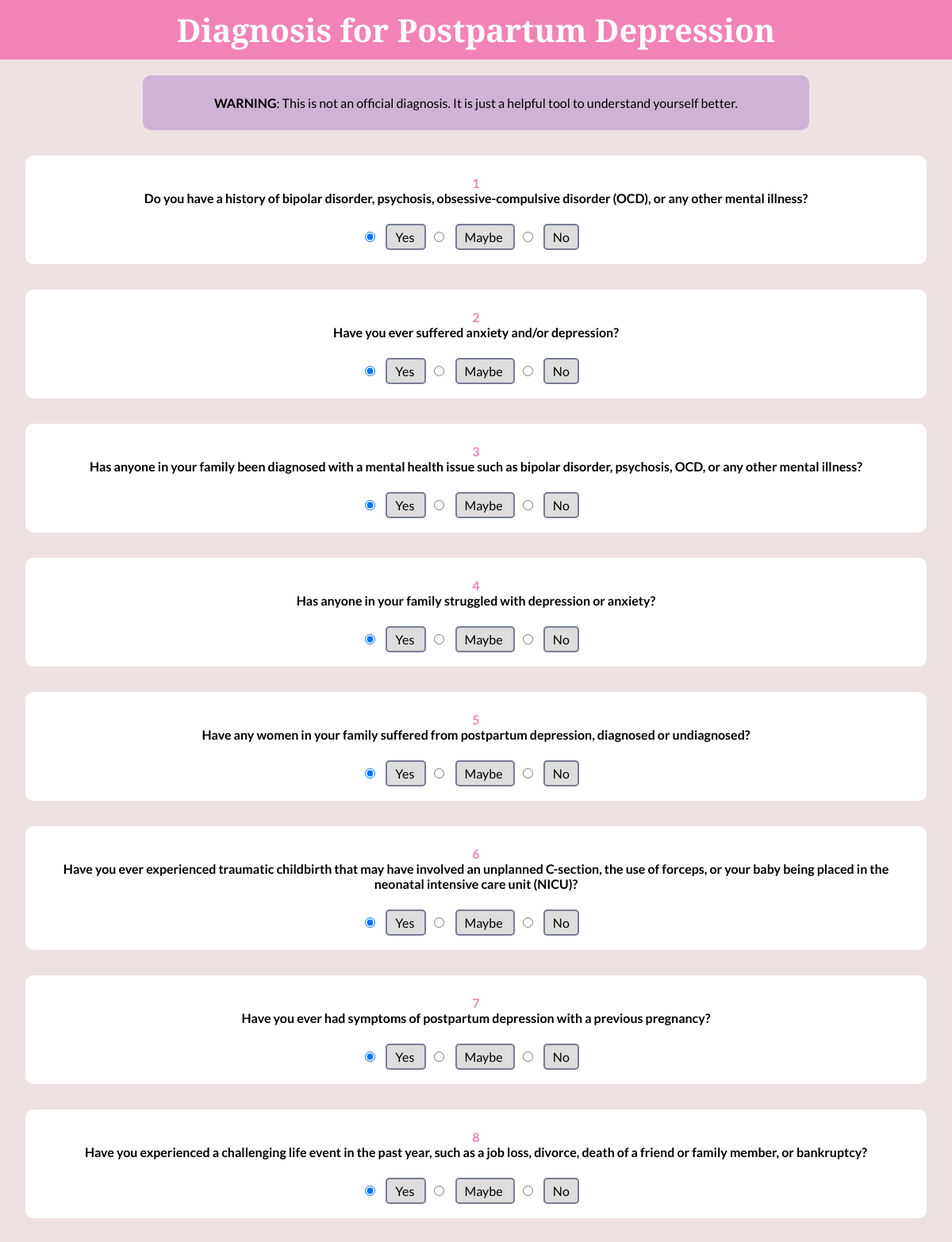
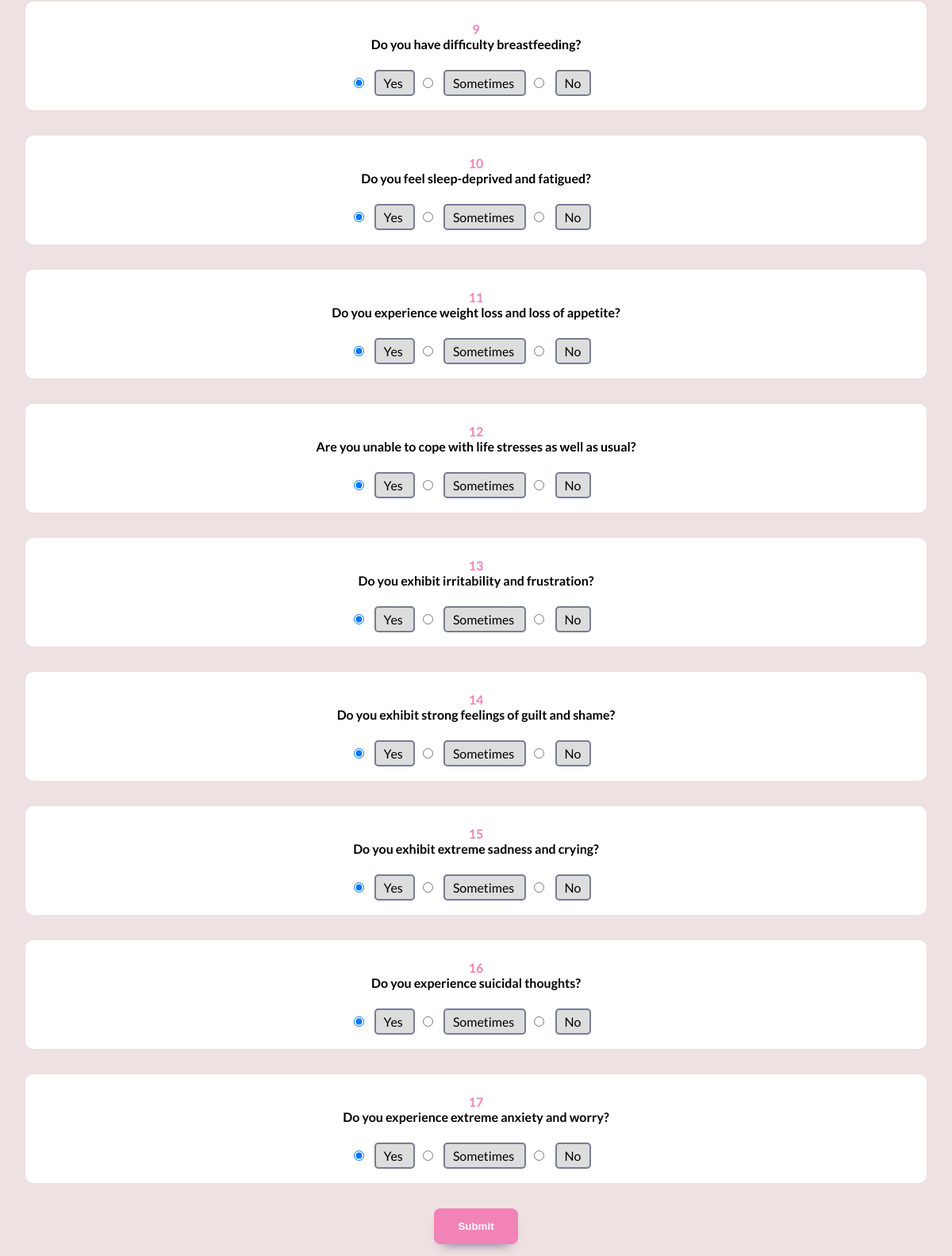
The page /diagnosis on the database its author committed (2 pictures, top to bottom).
### api/models.py (models this page shows, shortened)
class QuesModel(models.Model):
    qno = models.IntegerField(unique=True, null=True)
    question = models.CharField(max_length=200,null=True)
    op1 = models.CharField(max_length=200,null=True)
    op2 = models.CharField(max_length=200,null=True)
    op3 = models.CharField(max_length=200,null=True)

### api/views.py (the view)
# urls.py: path('diagnosis', quiz, name="quiz"),
def quiz(request):
    if request.method == 'POST':
        questions = QuesModel.objects.all()
        score = 0
        for q in questions:
            if "option1" == request.POST.get(q.question):
                score += 2
            elif "option2" == request.POST.get(q.question):
                score += 1
            else:
                score += 0
        result = ""
        if score > 25:
            result = "You might have a severe case of Postpartum depression. We strongly recommend you to get an official diagnosis as soon as possible."
        elif score > 10:
            result = "You might have Postpartum depression. We recommend you to get an official diagnosis."
        else:
            result = "You might not have Postpartum depression. However, if you feel like we made a mistake we recommend you to get an official diagnosis."
        context = {
            'result': result
        }
        return render(request,'quiz/results.html', context)
    else:
        questions = QuesModel.objects.all()
        context = {
            'questions':questions
        }
        return render(request,'quiz/quiz.html', context)

### frontend/templates/quiz/quiz.html (shortened to what this page needs)
<!DOCTYPE html>
<html lang="en" dir="ltr">
  <head>
    {% load static %}
    <link rel="stylesheet" type="text/css" href="{% static 'css/quiz.css' %}" />
  </head>
  <body>
    <div class="header">Diagnosis for Postpartum Depression</div>
    <div class="container">
      <div class="warning">
        <b>WARNING</b>: This is not an official diagnosis. It is just a helpful tool to understand yourself better.
      </div>
      <form method="POST">
        {% csrf_token %} {% for q in questions %}
        <div class="card">
          <div class="question">
            <div class="number">{{q.qno}}</div>
            {{q.question}}
          </div>
          <div class="options">
            <input
              type="radio"
              name="{{q.question}}"
              id="{{q.question}}1"
              value="option1"
              checked
              required
            />
            <label class="box" for="{{q.question}}1"> {{q.op1}} </label>
              <input
                type="radio"
                name="{{q.question}}"
                id="{{q.question}}2"
                value="option2"
              />
              <label class="box" for="{{q.question}}2"> {{q.op2}} </label>
              <input
                type="radio"
                name="{{q.question}}"
                id="{{q.question}}3"
                value="option3"
              />
              <label class="box for="{{q.question}}3"> {{q.op3}} </label>
          </div>
        </div>
        {% endfor %}
        <button type="submit" class="submit">Submit</button>
      </form>
    </div>
  </body>
</html>

### frontend/static/css/quiz.css (style rules this page uses)
* { margin: 0; padding: 0; box-sizing: border-box; }
body { background-color: #eee1e1; align-items: center; justify-content: center; }
.header { width: 100%; padding: 10px; margin-bottom: 20px; background-color: #F283B6; color: #fff; font-family: Crimson Text; font-size: 2.5em; font-weight: 600; text-align: center; }
.container { font-family: Lato; display: block; text-align: center; align-items: center; justify-items: center; }
.warning { background-color: #CEB3D7; color: #000; width: 70%; border-radius: 10px; margin: 20px auto; padding: 25px; align-self:center; }
.card { background-color: #fff; color: #000; border-radius: 10px; margin: 2em; padding: 25px; }
.question { color: #000; font-weight: 700; margin-bottom: 30px; }
.options { display:block; }
.question .number { color: #F283B6; }
label.box { width:100%; background-color: #ddd; border: 2px solid transparent; border-color: #777D94; border-radius: 5px; padding: 5px 10px; margin: 10px; }
.submit { border: none; padding: 15px 30px; border-radius: 8px; display: block; margin: auto; margin-bottom: 15px; background: #F283B6; color: #fff; font-weight: bold; -webkit-box-shadow: 0px 9px 15px -11px rgba(88, 54, 114, 1); -moz-box-shadow: 0px 9px 15px -11px rgba(88, 54, 114, 1); box-shadow: 0px 9px 15px -11px rgba(88, 54, 114, 1); }

### rows shown on the page
QuesModel: qno "1", question "Do you have a history of bipolar disorder, psychosis, obsessive-compulsive disorder (OCD), or any other mental illness?", op1 "Yes", op2 "Maybe", op3 "No"
QuesModel: qno "2", question "Have you ever suffered anxiety and/or depression?", op1 "Yes", op2 "Maybe", op3 "No"
QuesModel: qno "3", question "Has anyone in your family been diagnosed with a mental health issue such as bipolar disorder, psychosis, OCD, or any other mental illness?", op1 "Yes", op2 "Maybe", op3 "No"
QuesModel: qno "4", question "Has anyone in your family struggled with depression or anxiety?", op1 "Yes", op2 "Maybe", op3 "No"
QuesModel: qno "5", question "Have any women in your family suffered from postpartum depression, diagnosed or undiagnosed?", op1 "Yes", op2 "Maybe", op3 "No"
QuesModel: qno "6", question "Have you ever experienced traumatic childbirth that may have involved an unplanned C-section, the use of forceps, or your baby being placed in the neonatal intensive care unit (NICU)?", op1 "Yes", op2 "Maybe", op3 "No"
QuesModel: qno "7", question "Have you ever had symptoms of postpartum depression with a previous pregnancy?", op1 "Yes", op2 "Maybe", op3 "No"
QuesModel: qno "8", question "Have you experienced a challenging life event in the past year, such as a job loss, divorce, death of a friend or family member, or bankruptcy?", op1 "Yes", op2 "Maybe", op3 "No"
QuesModel: qno "9", question "Do you have difficulty breastfeeding?", op1 "Yes", op2 "Sometimes", op3 "No"
QuesModel: qno "10", question "Do you feel sleep-deprived and fatigued?", op1 "Yes", op2 "Sometimes", op3 "No"
QuesModel: qno "11", question "Do you experience weight loss and loss of appetite?", op1 "Yes", op2 "Sometimes", op3 "No"
QuesModel: qno "12", question "Are you unable to cope with life stresses as well as usual?", op1 "Yes", op2 "Sometimes", op3 "No"
QuesModel: qno "13", question "Do you exhibit irritability and frustration?", op1 "Yes", op2 "Sometimes", op3 "No"
QuesModel: qno "14", question "Do you exhibit strong feelings of guilt and shame?", op1 "Yes", op2 "Sometimes", op3 "No"
QuesModel: qno "15", question "Do you exhibit extreme sadness and crying?", op1 "Yes", op2 "Sometimes", op3 "No"
QuesModel: qno "16", question "Do you experience suicidal thoughts?", op1 "Yes", op2 "Sometimes", op3 "No"
QuesModel: qno "17", question "Do you experience extreme anxiety and worry?", op1 "Yes", op2 "Sometimes", op3 "No"
